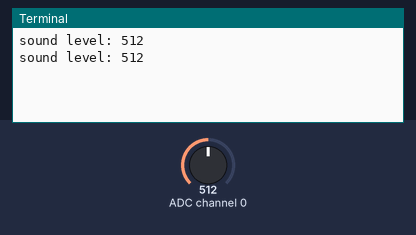
Recording of a program running on a simulated Raspberry Pi (BCM pin numbers). Parts: the last lines printed to the terminal. The inputs (shaded band) are chosen by the test bench; at power-on: ADC channel 0 = 512 (analog values on the 0–1023 scale).

Above: at 1.2 s.
1.3 s: ADC channel 0 set to 716
At 2.6 s:
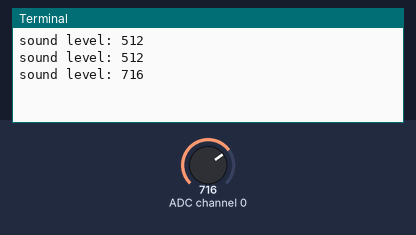
2.8 s: ADC channel 0 set to 900
At 3.8 s:
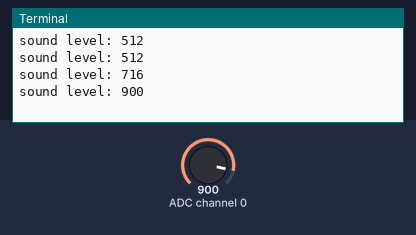
Timing chart, 0 to 5.8 s (numbered marks = the images above; inputs shaded):
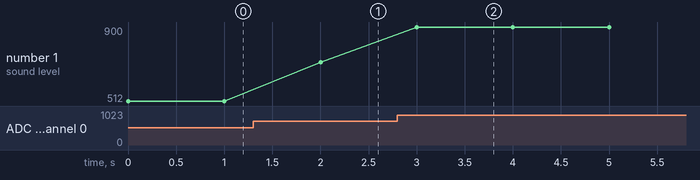

The program:

sound_sensor.py
```python
import Adafruit_MCP3008
import RPi.GPIO as GPIO
import time
def setup_mcp3008():
    CLK=11
    MOSI=10
    MISO=9
    CS=8
    mcp = Adafruit_MCP3008.MCP3008(clk=CLK, mosi=MOSI, miso=MISO, cs=CS)
    return mcp
GPIO.setmode(GPIO.BCM)
def read_analog_values(mcp):
    try:
        while True:
            value = mcp.read_adc(0)
            print("sound level:", value)
            time.sleep(1)
    finally:
        mcp.close()
        GPIO.cleanup()
mcp = setup_mcp3008()
read_analog_values(mcp)
```

Measured:
- after the input at 1.3 s, the terminal: prints a new line after 0.70 s (image 1)
- after the input at 2.8 s, the terminal: prints a new line after 0.20 s (image 2)
- plotted number 1: 512 → 716 after the input at 1.3 s, 716 → 900 after the input at 2.8 s
